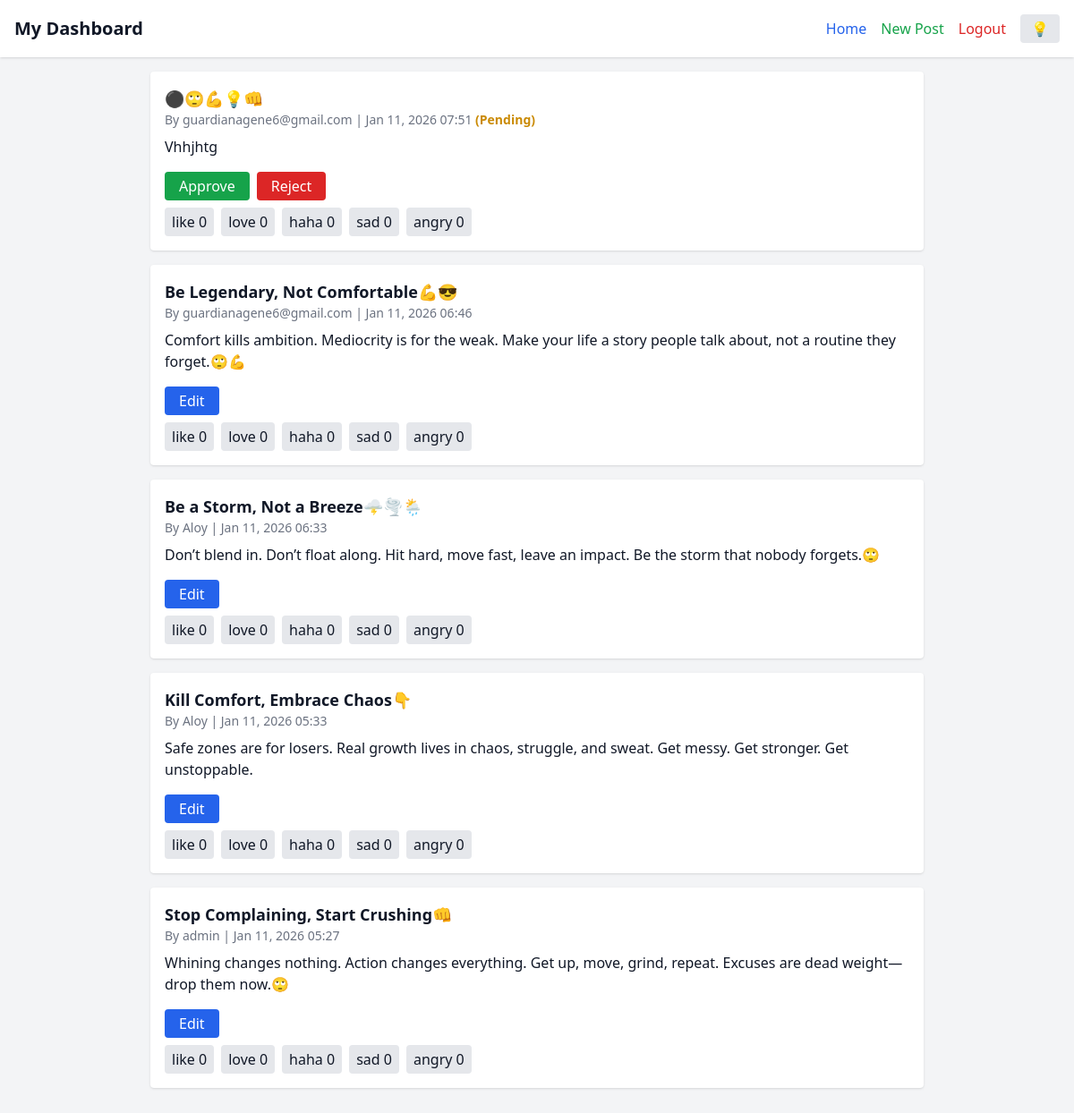
The page /dashboard (signed in) on the database its author committed.
### app.py (models this page shows)
class Post(db.Model):
    id = db.Column(db.Integer, primary_key=True)
    title = db.Column(db.String(200), nullable=False)
    content = db.Column(db.Text, nullable=False)
    slug = db.Column(db.String(200), unique=True, nullable=False)
    author = db.Column(db.String(80), nullable=False, default="Guest")
    created_at = db.Column(db.DateTime, default=datetime.utcnow)
    approved = db.Column(db.Boolean, default=False)
    tags = db.Column(db.String(200), nullable=True)

### app.py (the view)
@app.route('/dashboard')
def dashboard():
    if not session.get('user_id'):
        return redirect(url_for('login'))
    user = User.query.get(session['user_id'])
    if user.is_admin:
        posts = Post.query.order_by(Post.created_at.desc()).all()
    else:
        posts = Post.query.filter_by(author=user.username).order_by(Post.created_at.desc()).all()
    return render_template('my_dashboard.html', posts=posts, user=user)

### templates/my_dashboard.html (shortened to what this page needs)
<!DOCTYPE html>
<html lang="en" class="">
<head>
<script src="https://cdn.tailwindcss.com"></script>
</head>
<body class="bg-gray-100 dark:bg-gray-900 text-gray-900 dark:text-gray-100 transition-colors duration-300">
<header class="flex flex-col sm:flex-row justify-between items-center p-4 bg-white dark:bg-gray-800 shadow">
    <h1 class="text-xl font-bold mb-2 sm:mb-0">My Dashboard</h1>
    <div class="flex items-center space-x-4">
        <nav class="flex space-x-4">
            <a href="{{ url_for('public_home') }}" class="text-blue-600 dark:text-blue-400 hover:underline">Home</a>
            <a href="{{ url_for('create_post') }}" class="text-green-600 dark:text-green-400 hover:underline">New Post</a>
            <a href="{{ url_for('logout') }}" class="text-red-600 dark:text-red-400 hover:underline">Logout</a>
        </nav>
        <button id="darkToggle" class="px-3 py-1 bg-gray-200 dark:bg-gray-700 text-gray-800 dark:text-gray-200 rounded hover:bg-gray-300 dark:hover:bg-gray-600 transition">
            💡
        </button>
    </div>
</header>
<div class="max-w-4xl mx-auto p-4">
    {% if posts %}
        {% for post in posts %}
        <div class="bg-white dark:bg-gray-800 p-4 rounded shadow mb-4 transition-colors duration-300">
            <h2 class="text-lg font-bold">{{ post.title }}</h2>
            <p class="text-sm text-gray-500 dark:text-gray-400 mb-2">
                By {{ post.author }} | {{ post.created_at.strftime('%b %d, %Y %H:%M') }}
                {% if not post.approved %}<span class="text-yellow-600 dark:text-yellow-400 font-semibold">(Pending)</span>{% endif %}
            </p>
            <p class="mb-4 line-clamp-3">{{ post.content }}</p>
            <div class="flex flex-wrap gap-2 mb-2">
                {% if user.is_admin %}
                    {% if not post.approved %}
                        <a href="{{ url_for('approve_post', post_id=post.id) }}"
                           class="px-4 py-1 bg-green-600 text-white rounded hover:bg-green-700">Approve</a>
                        <a href="{{ url_for('reject_post', post_id=post.id) }}"
                           class="px-4 py-1 bg-red-600 text-white rounded hover:bg-red-700"
                           onclick="return confirm('Delete this post?')">Reject</a>
                    {% else %}
                        <a href="{{ url_for('edit_post', post_id=post.id) }}"
                           class="px-4 py-1 bg-blue-600 text-white rounded hover:bg-blue-700">Edit</a>
                    {% endif %}
                {% else %}
                    {% if post.author == user.username %}
                        <a href="{{ url_for('edit_post', post_id=post.id) }}"
                           class="px-4 py-1 bg-blue-600 text-white rounded hover:bg-blue-700">Edit</a>
                    {% endif %}
                {% endif %}
            </div>
            <div class="flex space-x-2">
                {% set reaction_types = ['like', 'love', 'haha', 'sad', 'angry'] %}
                {% for r in reaction_types %}
                    <button onclick="sendReaction({{ post.id }}, '{{ r }}')"
                            class="px-2 py-1 bg-gray-200 dark:bg-gray-700 dark:text-gray-200 rounded hover:bg-gray-300 dark:hover:bg-gray-600 transition">
                        {{ r }}
                        <span id="count-{{ r }}-{{ post.id }}">
                            {% if post.reactions %}{{ post.reactions.filter_by(type=r).count() }}{% else %}0{% endif %}
                        </span>
                    </button>
                {% endfor %}
            </div>
        </div>
        {% endfor %}
    {% else %}
        <p class="text-gray-600 dark:text-gray-400">No posts yet.
            <a href="{{ url_for('create_post') }}" class="text-blue-600 dark:text-blue-400 hover:underline">Create your first post!</a>
        </p>
    {% endif %}
</div>
</body>
</html>

### rows shown on the page
Post: title "⚫🙄💪💡👊", author "guardianagene6@gmail.com", created_at "Jan 11, 2026 07:51", approved "(Pending)", content "Vhhjhtg", reaction_types "like" "love" "haha" "sad" "angry", reactions.filter_by "0" "0" "0" "0" "0"
Post: title "Be Legendary, Not Comfortable💪😎", author "guardianagene6@gmail.com", created_at "Jan 11, 2026 06:46", content "Comfort kills ambition. Mediocrity is for the weak. Make your life a story people talk about, not a routine they forget.🙄💪", reaction_types "like" "love" "haha" "sad" "angry", reactions.filter_by "0" "0" "0" "0" "0"
Post: title "Be a Storm, Not a Breeze🌩️🌪️🌦️", author "Aloy", created_at "Jan 11, 2026 06:33", content "Don’t blend in. Don’t float along. Hit hard, move fast, leave an impact. Be the storm that nobody forgets.🙄", reaction_types "like" "love" "haha" "sad" "angry", reactions.filter_by "0" "0" "0" "0" "0"
Post: title "Kill Comfort, Embrace Chaos👇", author "Aloy", created_at "Jan 11, 2026 05:33", content "Safe zones are for losers. Real growth lives in chaos, struggle, and sweat. Get messy. Get stronger. Get unstoppable.", reaction_types "like" "love" "haha" "sad" "angry", reactions.filter_by "0" "0" "0" "0" "0"
Post: title "Stop Complaining, Start Crushing👊", author "admin", created_at "Jan 11, 2026 05:27", content "Whining changes nothing. Action changes everything. Get up, move, grind, repeat. Excuses are dead weight—drop them now.🙄", reaction_types "like" "love" "haha" "sad" "angry", reactions.filter_by "0" "0" "0" "0" "0"
